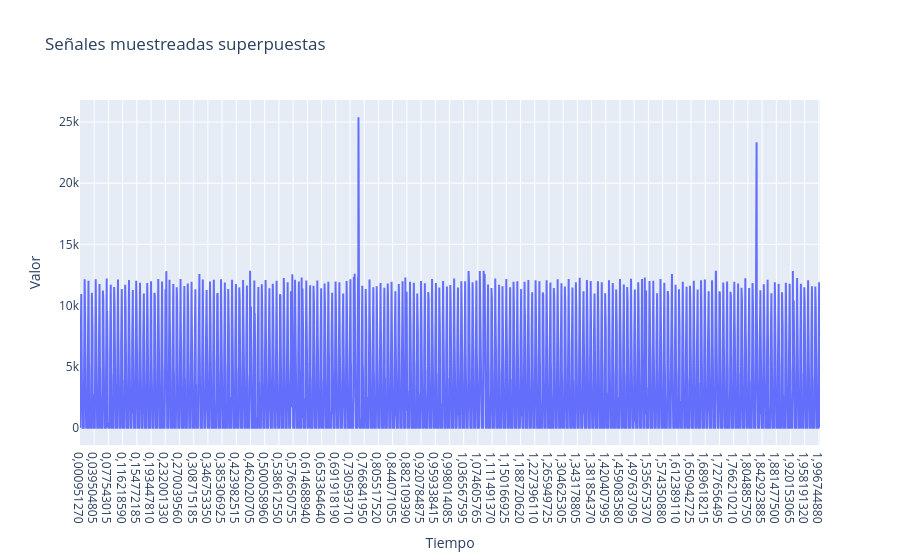

Notebook code for this chart:
### Code cell
fig = go.Figure()


# Agregamos cada señal como un trazo
fig.add_trace(go.Scatter(x = resultados_tiempos[0], y=new_arr0, mode='lines', name='Señal 0'))

# Opciones de layout
fig.update_layout(
    title='Señales muestreadas superpuestas',
    xaxis_title='Tiempo',
    yaxis_title='Valor',
    hovermode='x unified'
)

fig.show()

### Figure 1 — Plotly figure (JSON) as saved in the notebook; plotly's stock layout.template omitted (floating-point values rounded to 4 significant figures; data arrays with more than 128 entries replaced by an {"elided": "..."} marker saying what was removed)
{"data": [{"mode": "lines", "name": "Señal 0", "type": "scatter", "x": {"elided": "3490 str values"}, "y": {"elided": "3490 int values"}}], "layout": {"hovermode": "x unified", "title": {"text": "Señales muestreadas superpuestas"}, "xaxis": {"title": {"text": "Tiempo"}}, "yaxis": {"title": {"text": "Valor"}}}}
